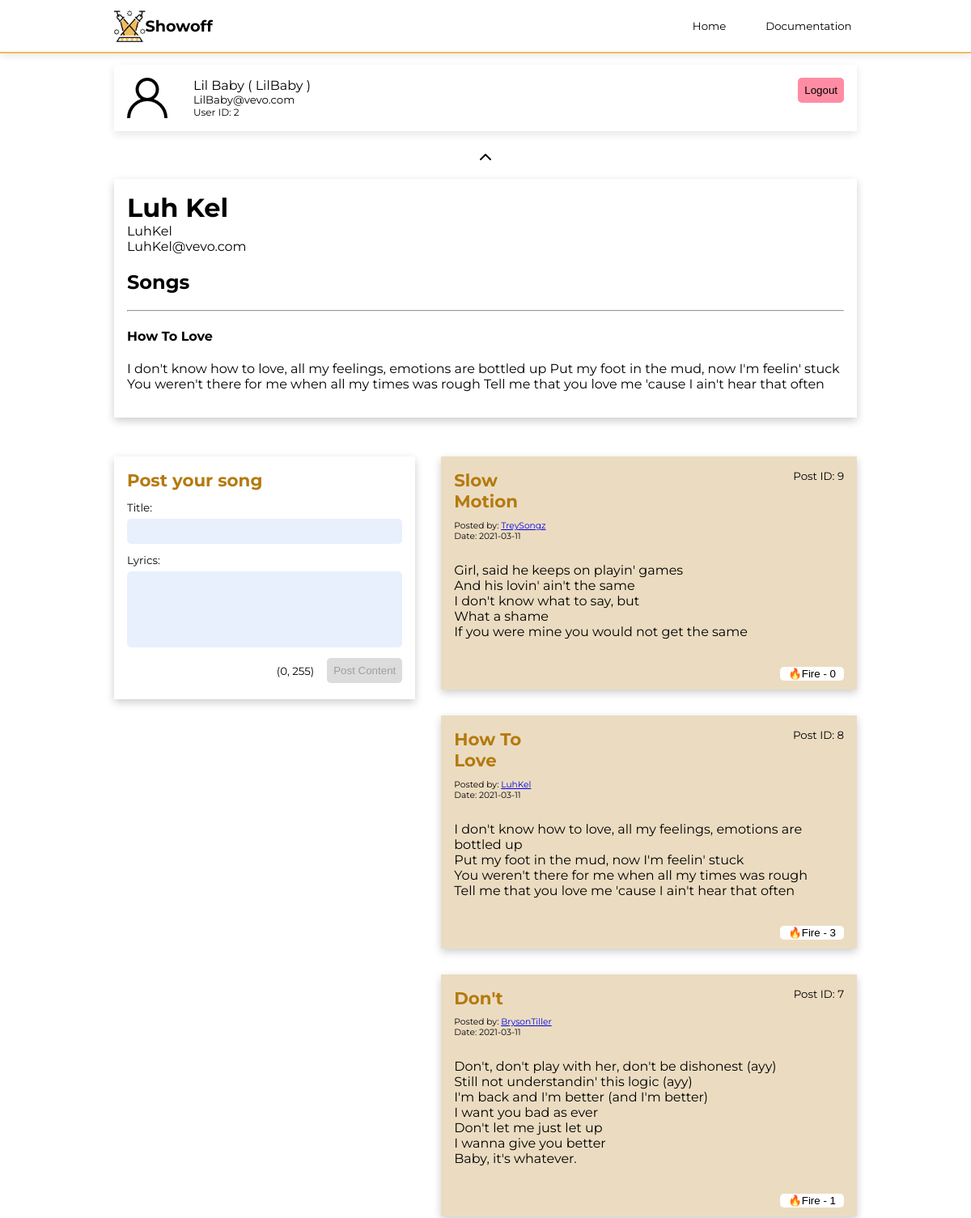
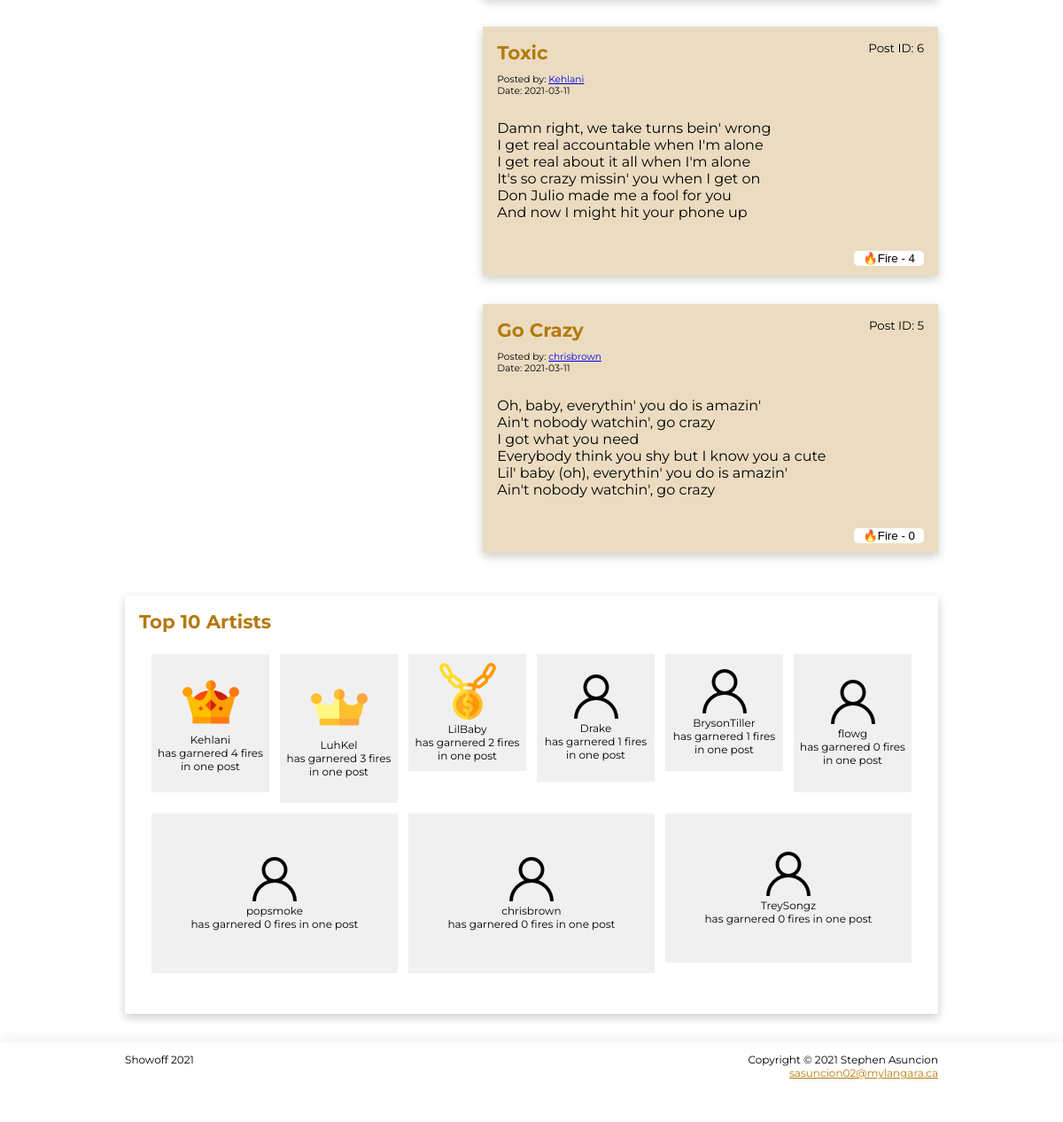
/index.php?profile=9 (signed in), run on the app's committed database (2 pictures, top to bottom).
### tables this page shows
CREATE TABLE `credentials` (
  `ID` int(11) NOT NULL,
  `email` varchar(255) NOT NULL,
  `name` varchar(255) NOT NULL,
  `username` varchar(255) NOT NULL,
  `password` varchar(255) NOT NULL,
  `date_registered` date NOT NULL
);

CREATE TABLE `posts` (
  `PID` int(11) NOT NULL,
  `title` varchar(30) NOT NULL,
  `content` text NOT NULL,
  `date_posted` date NOT NULL,
  `user_id` int(11) NOT NULL,
  `user_name` varchar(255) NOT NULL,
  `likes` int(11) NOT NULL
);

### index.php (called while the page is built, shortened)
<?php
require_once 'database/database.php';
require_once 'templates/functions/profileHandler.php';
require_once 'templates/functions/postHandler.php';
require_once 'templates/functions/otherHandler.php';
$TOP_ARTIST_LIMIT = 10;
$postContainer = [];
$postMostLikesContainer = [];
$post = new postHandle();
$post->get_posts();
include 'templates/index.php';

### templates/functions/postHandler.php (the view, shortened to what this page needs)
<?php
class postHandle
{
    public function displayPosts() {
        global $postContainer;
        global $RECENT_POST_LIMIT;
        $limit = 1;
        foreach ($postContainer as $res)
        {
            echo "<div class='container'>
            <div class='container-wrapper container-color'>
            <div class='post-grid'>
            <div>
            <h1 class='container-title'>".$res["title"]."</h1>
            <p class='post-author'>Posted by: <a href='index.php?profile=".$res["user_id"]."'>".$res["user_name"]."</a></p>
            <p class='post-author'>Date: ".$res["date_posted"]."</p>
            </div>
            <div><p class='post-id'>Post ID: ".$res["PID"]."</p></div>
            <div>".formatPost($res["content"])."</div>
            </div>
            </div>
            <div class='post-interact'>
            <div class='fire-button'>
            <form action='index.php' method='post' name='like'>
            <input type='hidden' name='pid' value='".$res["PID"]."'>
            <button type='submit' name='like' class='fire-button-btn'>🔥Fire - ".$res["likes"]."</button>
            </form></div></div></div>";
            if ($limit++ == $RECENT_POST_LIMIT) {
                break;
            }
        }
    }
    public function get_posts() {
        global $pdo;
        try
        {
            $query = "SELECT * FROM posts ORDER BY PID DESC";
            $res = $pdo->query($query);
        }
        catch (PDOException $e)
        {
            die($e->getMessage());
        }
    }
    public function displayTop10Artist() {
        global $postMostLikesContainer;
        global $TOP_ARTIST_LIMIT;
        $limit = 1;
        $badge = "images/user.png";
        $alt = "user icon";
        echo "<div class='container'>
        <div class='container-wrapper'>
        <h1 class='container-title'>Top ".$TOP_ARTIST_LIMIT." Artists</h1>
        <div class='container-grid'>";
        foreach ($postMostLikesContainer as $res)
        {
            if ($limit == 1) {
                $badge = "images/top1.png";
                $alt = "top 1 artist crown icon";
            } else if ($limit == 2) {
                $badge = "images/top2.png";
                $alt = "top 2 artist crown icon";
            } else if ($limit == 3) {
                $badge = "images/top3.png";
                $alt = "top 3 artist chain icon";
            } else {
                $badge = "images/user.png";
                $alt = "user icon";
            }
            $height = rand(10, 15);
            echo "<div class='container-grid-column' style='height: ".$height."em;'>
            <a href='index.php?profile=".$res["user_id"]."'><div class='top-artist-sub-container'>
            <img src='".$badge."' alt='".$alt."'>
            <p>".$res["user_name"]."</p>
            <p>has garnered ".$res["likes"]." fires in one post</p>
            </div></a>
            </div>";
            if ($limit++ == $TOP_ARTIST_LIMIT) {
                break;
            }
        }
        echo "</div></div></div>";
    }
}

### templates/functions/profileHandler.php (shortened to what this page needs)
<?php
class profileHandle
{
    public function get_ID() {
        echo $_SESSION['id'];
    }
    public function get_Email() {
        echo $_SESSION['email'];
    }
    public function get_Name() {
        echo $_SESSION['name'];
    }
    public function get_Username() {
        echo $_SESSION['username'];
    }
    public function get_profile() {
        global $pdo;
        if($_SERVER["REQUEST_METHOD"] == "GET")
        {
            if (isset($_GET['profile']))
            {
                try
                {
                    $query = $pdo->prepare("SELECT * FROM credentials WHERE ID = :id");
                    $query->bindParam(":id", $_GET['profile'], PDO::PARAM_INT);
                    $query->execute();
                    $res = $query->fetch();
                    if ($res)
                    {
                        echo "<div class='container'>
                        <div class='container-wrapper'>
                        <div id='profile-info-other'>
                        <h1>".$res['name']."</h1>
                        <p>".$res['username']."</p>
                        <p>".$res['email']."</p>
                        </div><h2>Songs</h2><hr>";
                        $query2 = $pdo->prepare("SELECT * FROM posts WHERE user_id = :id");
                        $query2->execute(['id' => $_GET['profile']]);
                        $data = $query2->fetchAll();
                        foreach ($data as $row) {
                            echo "<h4>".$row['title']."</h4><p>".$row['content']."</p>";
                        }
                        echo "</div></div>";
                    }
                }
                catch (PDOException $e)
                {
                    die($e->getMessage());
                }
            }
        }
    }
}

### templates/functions/otherHandler.php
<?php
function formatPost($post)
{
    $pattern = '#(\r)?\n(\r)?\n#';
    $formatted = preg_replace($pattern, "</p><p>", $post);
    $pattern = '#(\r)?\n#';
    $formatted = preg_replace($pattern, "<br>", $formatted);
    return "<p>" . $formatted . "</p>";
}

### src/style-main.css (style rules this page uses)
body { margin: 0; background-color: white; font-family: 'Montserrat', 'Roboto', 'Verdana'; }
#profile-info-other h1, #profile-info-other p { margin: 0; }
.container { height: auto; width: auto; margin: 1rem; margin-bottom: 2rem; box-shadow: 0 4px 10px 0 rgba(0, 0, 0, 0.2); background-color: white; }
.container-title { margin: 0; margin-bottom: .5em; color:#b47a0e; font-size: 16pt; }
.container-wrapper { padding: 1rem; }
.container-grid { display:flex; flex-wrap:wrap; margin-bottom:1rem; padding:.5em; }
.container-grid div { object-fit:cover; flex: 1 1 15%; margin:.5em; }
.post-grid { display: flex; flex-wrap: wrap; }
.post-grid div:nth-of-type(1) { flex: 1 1 50%; }
.post-grid div:nth-of-type(2) { flex: 1 1 50%; }
.post-grid div:nth-of-type(3) { flex: 1 1 100%; }
.post-interact { flex: 1 1 100%; height: 30px; background-color: #ebdcc1; border: 0; }
.fire-button { display: flex; justify-content: flex-end; align-items: center; width: 100%; }
.fire-button button { border: 0; margin: 0; margin-right: 1rem; background-color: white; padding-left: 10px; padding-right: 10px; border-radius: 5px 5px; cursor: pointer; transition: transform .5s; }
.post-id { margin: 0; float: right; font-size: 10pt; }
.post-author:nth-of-type(1) { margin: 0; font-size: 8pt; }
.post-author:nth-of-type(2) { margin: 0; font-size: 8pt; margin-bottom: 10px; }
.container-grid-column { background-color:rgb(240, 240, 240); font-size: 9pt; display: flex; justify-content: center; align-items: center; }
.container-grid-column a { text-decoration: none; color: black; }
.container-color { background-color: #ebdcc1; }
.main-container div:nth-of-type(1) { flex: 1 1 25%; max-height: 362px; }
.main-container div:nth-of-type(2) { flex: 1 1 75%; }
.top-artist-sub-container { text-align: center; }
.container-grid-column p { margin: 0; }
@media screen and (min-width:900px) { .main-container div:nth-of-type(1) { max-height: 300px; } }
@media screen and (min-width:900px) { .main-container div:nth-of-type(2) { max-width: 545.750px; } }

### data on the page
credentials: name "Luh Kel", username "LuhKel", email "LuhKel@vevo.com"
posts: title "How To Love", content "I don't know how to love, all my feelings, emotions are bottled up Put my foot in the mud, now I'm feelin' stuck You weren't there for me when all my times was rough Tell me that you love me 'cause I ain't hear that often", user_name "LuhKel", date_posted "2021-03-11", PID "8", likes "3", $height 14 (drawn), shows a picture
posts: title "Slow Motion", user_name "TreySongz", date_posted "2021-03-11", PID "9", content "Girl, said he keeps on playin' games And his lovin' ain't the same I don't know what to say, but What a shame If you were mine you would not get the same", likes "0", $height 14 (drawn)
posts: title "Don't", user_name "BrysonTiller", date_posted "2021-03-11", PID "7", content "Don't, don't play with her, don't be dishonest (ayy) Still not understandin' this logic (ayy) I'm back and I'm better (and I'm better) I want you bad as ever Don't let me just let up I wanna give you better Baby, it's whatever.", likes "1", $height 11 (drawn)
posts: title "Toxic", user_name "Kehlani", date_posted "2021-03-11", PID "6", content "Damn right, we take turns bein' wrong I get real accountable when I'm alone I get real about it all when I'm alone It's so crazy missin' you when I get on Don Julio made me a fool for you And now I might hit your phone up", likes "4", $height 13 (drawn), shows a picture
posts: title "Go Crazy", user_name "chrisbrown", date_posted "2021-03-11", PID "5", content "Oh, baby, everythin' you do is amazin' Ain't nobody watchin', go crazy I got what you need Everybody think you shy but I know you a cute Lil' baby (oh), everythin' you do is amazin' Ain't nobody watchin', go crazy", likes "0", $height 15 (drawn)
posts: $height 11 (drawn), shows a picture, user_name "LilBaby", likes "2"
posts: $height 12 (drawn), user_name "Drake", likes "1"
posts: $height 13 (drawn), user_name "flowg", likes "0"
posts: $height 15 (drawn), user_name "popsmoke", likes "0"

### other printed values
$_SESSION['name'] "Lil Baby"
$_SESSION['username'] "LilBaby"
$_SESSION['email'] "LilBaby@vevo.com"
$_SESSION['id'] "2"
$TOP_ARTIST_LIMIT "10"
